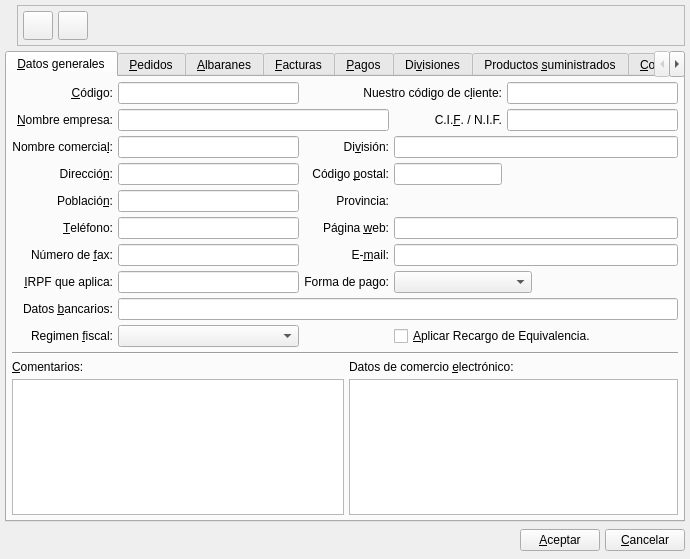
<ui version="4.0" >
 <author>Tomeu Borrar Riera</author>
 <class>ProveedorBase</class>
 <widget class="QWidget" name="ProveedorBase" >
  <property name="geometry" >
   <rect>
    <x>0</x>
    <y>0</y>
    <width>690</width>
    <height>559</height>
   </rect>
  </property>
  <property name="windowTitle" >
   <string>Proveedor</string>
  </property>
  <property name="windowIcon" >
   <iconset resource="../../bulmages.qrc" >:/Bulmafact48x48/images/png/48x48/i_bulmages_proveedores.48x48.png</iconset>
  </property>
  <layout class="QGridLayout" >
   <property name="margin" >
    <number>5</number>
   </property>
   <property name="spacing" >
    <number>5</number>
   </property>
   <item row="2" column="0" >
    <layout class="QHBoxLayout" >
     <property name="margin" >
      <number>0</number>
     </property>
     <property name="spacing" >
      <number>5</number>
     </property>
     <item>
      <spacer>
       <property name="orientation" >
        <enum>Qt::Horizontal</enum>
       </property>
       <property name="sizeHint" >
        <size>
         <width>481</width>
         <height>27</height>
        </size>
       </property>
      </spacer>
     </item>
     <item>
      <widget class="QPushButton" name="mui_aceptar" >
       <property name="text" >
        <string>&amp;Aceptar</string>
       </property>
      </widget>
     </item>
     <item>
      <widget class="QPushButton" name="mui_cancelar" >
       <property name="text" >
        <string>&amp;Cancelar</string>
       </property>
      </widget>
     </item>
    </layout>
   </item>
   <item row="1" column="0" >
    <widget class="QTabWidget" name="masdf" >
     <property name="currentIndex" >
      <number>0</number>
     </property>
     <widget class="QWidget" name="tab1" >
      <attribute name="title" >
       <string>&amp;Datos generales</string>
      </attribute>
      <layout class="QGridLayout" >
       <property name="margin" >
        <number>5</number>
       </property>
       <property name="spacing" >
        <number>5</number>
       </property>
       <item row="12" column="0" colspan="3" >
        <widget class="QTextEdit" name="mui_comentproveedor" >
         <property name="sizePolicy" >
          <sizepolicy>
           <hsizetype>7</hsizetype>
           <vsizetype>5</vsizetype>
           <horstretch>0</horstretch>
           <verstretch>0</verstretch>
          </sizepolicy>
         </property>
         <property name="minimumSize" >
          <size>
           <width>50</width>
           <height>0</height>
          </size>
         </property>
         <property name="tabChangesFocus" >
          <bool>true</bool>
         </property>
         <property name="textInteractionFlags" >
          <enum>Qt::TextEditorInteraction</enum>
         </property>
        </widget>
       </item>
       <item row="11" column="0" colspan="3" >
        <widget class="QLabel" name="textLabel2_4_2_2" >
         <property name="text" >
          <string>&amp;Comentarios:</string>
         </property>
         <property name="buddy" >
          <cstring>mui_comentproveedor</cstring>
         </property>
        </widget>
       </item>
       <item row="11" column="3" colspan="4" >
        <widget class="QLabel" name="textLabel2_4_2" >
         <property name="sizePolicy" >
          <sizepolicy>
           <hsizetype>0</hsizetype>
           <vsizetype>5</vsizetype>
           <horstretch>0</horstretch>
           <verstretch>0</verstretch>
          </sizepolicy>
         </property>
         <property name="maximumSize" >
          <size>
           <width>32766</width>
           <height>32767</height>
          </size>
         </property>
         <property name="text" >
          <string>Datos de comercio &amp;electrónico:</string>
         </property>
         <property name="buddy" >
          <cstring>mui_clavewebproveedor</cstring>
         </property>
        </widget>
       </item>
       <item row="12" column="3" colspan="4" >
        <widget class="QTextEdit" name="mui_clavewebproveedor" >
         <property name="sizePolicy" >
          <sizepolicy>
           <hsizetype>7</hsizetype>
           <vsizetype>5</vsizetype>
           <horstretch>0</horstretch>
           <verstretch>0</verstretch>
          </sizepolicy>
         </property>
         <property name="minimumSize" >
          <size>
           <width>0</width>
           <height>50</height>
          </size>
         </property>
         <property name="tabChangesFocus" >
          <bool>true</bool>
         </property>
        </widget>
       </item>
       <item row="9" column="2" colspan="2" >
        <spacer>
         <property name="orientation" >
          <enum>Qt::Horizontal</enum>
         </property>
         <property name="sizeHint" >
          <size>
           <width>81</width>
           <height>20</height>
          </size>
         </property>
        </spacer>
       </item>
       <item row="9" column="4" colspan="3" >
        <widget class="QCheckBox" name="mui_recargoeqproveedor" >
         <property name="text" >
          <string>&amp;Aplicar Recargo de Equivalencia.</string>
         </property>
        </widget>
       </item>
       <item row="9" column="1" >
        <widget class="BusquedaRegimenFiscal" name="mui_regimenfiscalproveedor" >
         <property name="minimumSize" >
          <size>
           <width>0</width>
           <height>0</height>
          </size>
         </property>
        </widget>
       </item>
       <item row="9" column="0" >
        <widget class="QLabel" name="textLabel2_8_7" >
         <property name="text" >
          <string>Regimen &amp;fiscal:</string>
         </property>
         <property name="alignment" >
          <set>Qt::AlignRight|Qt::AlignTrailing|Qt::AlignVCenter</set>
         </property>
         <property name="buddy" >
          <cstring>mui_regimenfiscalproveedor</cstring>
         </property>
        </widget>
       </item>
       <item row="7" column="1" >
        <widget class="QLineEdit" name="mui_irpfproveedor" />
       </item>
       <item row="8" column="0" >
        <widget class="QLabel" name="textLabel2_4_3" >
         <property name="text" >
          <string>Datos &amp;bancarios:</string>
         </property>
         <property name="alignment" >
          <set>Qt::AlignRight|Qt::AlignTrailing|Qt::AlignVCenter</set>
         </property>
         <property name="buddy" >
          <cstring>mui_cbancproveedor</cstring>
         </property>
        </widget>
       </item>
       <item row="8" column="1" colspan="6" >
        <widget class="QLineEdit" name="mui_cbancproveedor" />
       </item>
       <item row="0" column="2" colspan="3" >
        <widget class="QLabel" name="textLabel2_3" >
         <property name="text" >
          <string>Nuestro código de c&amp;liente:</string>
         </property>
         <property name="alignment" >
          <set>Qt::AlignRight|Qt::AlignTrailing|Qt::AlignVCenter</set>
         </property>
         <property name="buddy" >
          <cstring>mui_codicliproveedor</cstring>
         </property>
        </widget>
       </item>
       <item row="0" column="5" colspan="2" >
        <widget class="QLineEdit" name="mui_codicliproveedor" />
       </item>
       <item row="0" column="1" >
        <widget class="QLineEdit" name="mui_codproveedor" />
       </item>
       <item row="0" column="0" >
        <widget class="QLabel" name="textLabel2_10" >
         <property name="text" >
          <string>&amp;Código:</string>
         </property>
         <property name="alignment" >
          <set>Qt::AlignRight|Qt::AlignTrailing|Qt::AlignVCenter</set>
         </property>
         <property name="buddy" >
          <cstring>mui_codproveedor</cstring>
         </property>
        </widget>
       </item>
       <item row="1" column="4" >
        <widget class="QLabel" name="textLabel2_5" >
         <property name="text" >
          <string>C.I.&amp;F. / N.I.F.</string>
         </property>
         <property name="alignment" >
          <set>Qt::AlignRight|Qt::AlignTrailing|Qt::AlignVCenter</set>
         </property>
         <property name="buddy" >
          <cstring>mui_cifproveedor</cstring>
         </property>
        </widget>
       </item>
       <item row="1" column="5" colspan="2" >
        <widget class="QLineEdit" name="mui_cifproveedor" >
         <property name="minimumSize" >
          <size>
           <width>100</width>
           <height>0</height>
          </size>
         </property>
        </widget>
       </item>
       <item row="1" column="1" colspan="3" >
        <widget class="QLineEdit" name="mui_nomproveedor" />
       </item>
       <item row="1" column="0" >
        <widget class="QLabel" name="textLabel2_2" >
         <property name="text" >
          <string>&amp;Nombre empresa:</string>
         </property>
         <property name="alignment" >
          <set>Qt::AlignRight|Qt::AlignTrailing|Qt::AlignVCenter</set>
         </property>
         <property name="buddy" >
          <cstring>mui_nomproveedor</cstring>
         </property>
        </widget>
       </item>
       <item row="2" column="0" >
        <widget class="QLabel" name="textLabel2_4" >
         <property name="text" >
          <string>Nombre comercia&amp;l:</string>
         </property>
         <property name="alignment" >
          <set>Qt::AlignRight|Qt::AlignTrailing|Qt::AlignVCenter</set>
         </property>
         <property name="buddy" >
          <cstring>mui_nomaltproveedor</cstring>
         </property>
        </widget>
       </item>
       <item row="2" column="1" >
        <widget class="QLineEdit" name="mui_nomaltproveedor" >
         <property name="minimumSize" >
          <size>
           <width>150</width>
           <height>0</height>
          </size>
         </property>
        </widget>
       </item>
       <item row="2" column="4" colspan="3" >
        <widget class="QLineEdit" name="mui_iddivision" />
       </item>
       <item row="2" column="2" colspan="2" >
        <widget class="QLabel" name="textLabel2_2_2" >
         <property name="text" >
          <string>Di&amp;visión:</string>
         </property>
         <property name="alignment" >
          <set>Qt::AlignRight|Qt::AlignTrailing|Qt::AlignVCenter</set>
         </property>
         <property name="buddy" >
          <cstring>mui_iddivision</cstring>
         </property>
        </widget>
       </item>
       <item row="3" column="4" >
        <widget class="QLineEdit" name="mui_cpproveedor" >
         <property name="sizePolicy" >
          <sizepolicy>
           <hsizetype>0</hsizetype>
           <vsizetype>0</vsizetype>
           <horstretch>0</horstretch>
           <verstretch>0</verstretch>
          </sizepolicy>
         </property>
        </widget>
       </item>
       <item row="3" column="5" colspan="2" >
        <spacer>
         <property name="orientation" >
          <enum>Qt::Horizontal</enum>
         </property>
         <property name="sizeHint" >
          <size>
           <width>171</width>
           <height>20</height>
          </size>
         </property>
        </spacer>
       </item>
       <item row="3" column="2" colspan="2" >
        <widget class="QLabel" name="textLabel2_7" >
         <property name="sizePolicy" >
          <sizepolicy>
           <hsizetype>5</hsizetype>
           <vsizetype>5</vsizetype>
           <horstretch>0</horstretch>
           <verstretch>0</verstretch>
          </sizepolicy>
         </property>
         <property name="text" >
          <string>Código &amp;postal:</string>
         </property>
         <property name="alignment" >
          <set>Qt::AlignRight|Qt::AlignTrailing|Qt::AlignVCenter</set>
         </property>
         <property name="buddy" >
          <cstring>mui_cpproveedor</cstring>
         </property>
        </widget>
       </item>
       <item row="3" column="1" >
        <widget class="QLineEdit" name="mui_dirproveedor" />
       </item>
       <item row="3" column="0" >
        <widget class="QLabel" name="textLabel2_6" >
         <property name="text" >
          <string>Direcció&amp;n:</string>
         </property>
         <property name="alignment" >
          <set>Qt::AlignRight|Qt::AlignTrailing|Qt::AlignVCenter</set>
         </property>
         <property name="buddy" >
          <cstring>mui_dirproveedor</cstring>
         </property>
        </widget>
       </item>
       <item row="4" column="0" >
        <widget class="QLabel" name="textLabel2_9" >
         <property name="text" >
          <string>Població&amp;n:</string>
         </property>
         <property name="alignment" >
          <set>Qt::AlignRight|Qt::AlignTrailing|Qt::AlignVCenter</set>
         </property>
         <property name="buddy" >
          <cstring>mui_poblproveedor</cstring>
         </property>
        </widget>
       </item>
       <item row="4" column="1" >
        <widget class="QLineEdit" name="mui_poblproveedor" />
       </item>
       <item row="4" column="2" colspan="2" >
        <widget class="QLabel" name="textLabel2_9_2" >
         <property name="text" >
          <string>Provincia:</string>
         </property>
         <property name="alignment" >
          <set>Qt::AlignRight|Qt::AlignTrailing|Qt::AlignVCenter</set>
         </property>
        </widget>
       </item>
       <item row="5" column="0" >
        <widget class="QLabel" name="textLabel2_8" >
         <property name="text" >
          <string>&amp;Teléfono:</string>
         </property>
         <property name="alignment" >
          <set>Qt::AlignRight|Qt::AlignTrailing|Qt::AlignVCenter</set>
         </property>
         <property name="buddy" >
          <cstring>mui_telproveedor</cstring>
         </property>
        </widget>
       </item>
       <item row="5" column="1" >
        <widget class="QLineEdit" name="mui_telproveedor" />
       </item>
       <item row="6" column="0" >
        <widget class="QLabel" name="textLabel2_8_2" >
         <property name="text" >
          <string>Número de &amp;fax:</string>
         </property>
         <property name="alignment" >
          <set>Qt::AlignRight|Qt::AlignTrailing|Qt::AlignVCenter</set>
         </property>
         <property name="buddy" >
          <cstring>mui_faxproveedor</cstring>
         </property>
        </widget>
       </item>
       <item row="6" column="1" >
        <widget class="QLineEdit" name="mui_faxproveedor" />
       </item>
       <item row="4" column="4" colspan="3" >
        <widget class="BusquedaProvincia" native="1" name="mui_idprovincia" >
         <property name="minimumSize" >
          <size>
           <width>150</width>
           <height>0</height>
          </size>
         </property>
        </widget>
       </item>
       <item row="5" column="4" colspan="3" >
        <widget class="QLineEdit" name="mui_urlproveedor" />
       </item>
       <item row="5" column="2" colspan="2" >
        <widget class="QLabel" name="textLabel2_8_4" >
         <property name="text" >
          <string>Página &amp;web:</string>
         </property>
         <property name="alignment" >
          <set>Qt::AlignRight|Qt::AlignTrailing|Qt::AlignVCenter</set>
         </property>
         <property name="buddy" >
          <cstring>mui_urlproveedor</cstring>
         </property>
        </widget>
       </item>
       <item row="6" column="4" colspan="3" >
        <widget class="QLineEdit" name="mui_emailproveedor" />
       </item>
       <item row="6" column="2" colspan="2" >
        <widget class="QLabel" name="textLabel2_8_3" >
         <property name="text" >
          <string>E-&amp;mail:</string>
         </property>
         <property name="alignment" >
          <set>Qt::AlignRight|Qt::AlignTrailing|Qt::AlignVCenter</set>
         </property>
         <property name="buddy" >
          <cstring>mui_emailproveedor</cstring>
         </property>
        </widget>
       </item>
       <item row="7" column="0" >
        <widget class="QLabel" name="textLabel2_8_8" >
         <property name="text" >
          <string>&amp;IRPF que aplica:</string>
         </property>
         <property name="alignment" >
          <set>Qt::AlignRight|Qt::AlignTrailing|Qt::AlignVCenter</set>
         </property>
         <property name="buddy" >
          <cstring>mui_irpfproveedor</cstring>
         </property>
        </widget>
       </item>
       <item row="7" column="2" colspan="2" >
        <widget class="QLabel" name="textLabel2_8_6" >
         <property name="text" >
          <string>Forma de pago:</string>
         </property>
         <property name="alignment" >
          <set>Qt::AlignRight|Qt::AlignTrailing|Qt::AlignVCenter</set>
         </property>
         <property name="buddy" >
          <cstring>mui_forma_pago</cstring>
         </property>
        </widget>
       </item>
       <item row="7" column="4" colspan="2" >
        <widget class="BusquedaFormaPago" name="mui_forma_pago" >
         <property name="minimumSize" >
          <size>
           <width>0</width>
           <height>0</height>
          </size>
         </property>
        </widget>
       </item>
       <item row="7" column="6" >
        <spacer>
         <property name="orientation" >
          <enum>Qt::Horizontal</enum>
         </property>
         <property name="sizeType" >
          <enum>QSizePolicy::Preferred</enum>
         </property>
         <property name="sizeHint" >
          <size>
           <width>141</width>
           <height>20</height>
          </size>
         </property>
        </spacer>
       </item>
       <item row="10" column="0" colspan="7" >
        <widget class="Line" name="line" >
         <property name="orientation" >
          <enum>Qt::Horizontal</enum>
         </property>
        </widget>
       </item>
      </layout>
     </widget>
     <widget class="QWidget" name="tab2" >
      <attribute name="title" >
       <string>&amp;Pedidos</string>
      </attribute>
      <layout class="QVBoxLayout" >
       <property name="margin" >
        <number>5</number>
       </property>
       <property name="spacing" >
        <number>5</number>
       </property>
       <item>
        <widget class="PedidosProveedorList" native="1" name="m_listpedidosprov" />
       </item>
      </layout>
     </widget>
     <widget class="QWidget" name="tab3" >
      <attribute name="title" >
       <string>&amp;Albaranes</string>
      </attribute>
      <layout class="QVBoxLayout" >
       <property name="margin" >
        <number>5</number>
       </property>
       <property name="spacing" >
        <number>5</number>
       </property>
       <item>
        <widget class="AlbaranesProveedor" native="1" name="m_albaranesprov" />
       </item>
      </layout>
     </widget>
     <widget class="QWidget" name="tab4" >
      <attribute name="title" >
       <string>&amp;Facturas</string>
      </attribute>
      <layout class="QVBoxLayout" >
       <property name="margin" >
        <number>5</number>
       </property>
       <property name="spacing" >
        <number>5</number>
       </property>
       <item>
        <widget class="FacturasProveedorList" native="1" name="m_listfacturasprov" />
       </item>
      </layout>
     </widget>
     <widget class="QWidget" name="tab5" >
      <attribute name="title" >
       <string>&amp;Pagos</string>
      </attribute>
      <layout class="QVBoxLayout" >
       <property name="margin" >
        <number>5</number>
       </property>
       <property name="spacing" >
        <number>5</number>
       </property>
       <item>
        <widget class="PagosList" native="1" name="m_listpagosprov" />
       </item>
      </layout>
     </widget>
     <widget class="QWidget" name="tab6" >
      <attribute name="title" >
       <string>Di&amp;visiones</string>
      </attribute>
      <layout class="QVBoxLayout" >
       <property name="margin" >
        <number>5</number>
       </property>
       <property name="spacing" >
        <number>5</number>
       </property>
       <item>
        <layout class="QHBoxLayout" >
         <property name="margin" >
          <number>0</number>
         </property>
         <property name="spacing" >
          <number>0</number>
         </property>
         <item>
          <widget class="QToolButton" name="m_newdivision" >
           <property name="enabled" >
            <bool>true</bool>
           </property>
           <property name="text" >
            <string/>
           </property>
           <property name="icon" >
            <iconset>image7</iconset>
           </property>
          </widget>
         </item>
         <item>
          <widget class="QToolButton" name="toolButton1_2_2" >
           <property name="enabled" >
            <bool>true</bool>
           </property>
           <property name="text" >
            <string/>
           </property>
           <property name="icon" >
            <iconset>image8</iconset>
           </property>
          </widget>
         </item>
         <item>
          <widget class="QToolButton" name="toolButton1_3" >
           <property name="enabled" >
            <bool>true</bool>
           </property>
           <property name="text" >
            <string/>
           </property>
           <property name="icon" >
            <iconset>image9</iconset>
           </property>
          </widget>
         </item>
         <item>
          <widget class="QToolButton" name="toolButton1_3_2_2_2" >
           <property name="enabled" >
            <bool>true</bool>
           </property>
           <property name="text" >
            <string/>
           </property>
           <property name="icon" >
            <iconset>image10</iconset>
           </property>
          </widget>
         </item>
         <item>
          <widget class="QToolButton" name="toolButton1_3_2_2" >
           <property name="enabled" >
            <bool>true</bool>
           </property>
           <property name="text" >
            <string/>
           </property>
           <property name="icon" >
            <iconset>image11</iconset>
           </property>
          </widget>
         </item>
         <item>
          <spacer>
           <property name="orientation" >
            <enum>Qt::Horizontal</enum>
           </property>
           <property name="sizeType" >
            <enum>QSizePolicy::Expanding</enum>
           </property>
           <property name="sizeHint" >
            <size>
             <width>341</width>
             <height>21</height>
            </size>
           </property>
          </spacer>
         </item>
        </layout>
       </item>
      </layout>
     </widget>
     <widget class="QWidget" name="tab7" >
      <attribute name="title" >
       <string>Productos &amp;suministrados</string>
      </attribute>
      <layout class="QVBoxLayout" >
       <property name="margin" >
        <number>5</number>
       </property>
       <property name="spacing" >
        <number>5</number>
       </property>
       <item>
        <layout class="QHBoxLayout" >
         <property name="margin" >
          <number>0</number>
         </property>
         <property name="spacing" >
          <number>0</number>
         </property>
         <item>
          <widget class="QToolButton" name="toolButton1_4" >
           <property name="text" >
            <string/>
           </property>
           <property name="icon" >
            <iconset>image7</iconset>
           </property>
          </widget>
         </item>
         <item>
          <widget class="QToolButton" name="toolButton1_2_2_2" >
           <property name="text" >
            <string/>
           </property>
           <property name="icon" >
            <iconset>image12</iconset>
           </property>
          </widget>
         </item>
         <item>
          <widget class="QToolButton" name="toolButton1_3_2_2_2_2" >
           <property name="text" >
            <string/>
           </property>
           <property name="icon" >
            <iconset>image13</iconset>
           </property>
          </widget>
         </item>
         <item>
          <widget class="QToolButton" name="toolButton1_3_2_2_3" >
           <property name="text" >
            <string/>
           </property>
           <property name="icon" >
            <iconset>image14</iconset>
           </property>
          </widget>
         </item>
         <item>
          <spacer>
           <property name="orientation" >
            <enum>Qt::Horizontal</enum>
           </property>
           <property name="sizeType" >
            <enum>QSizePolicy::Expanding</enum>
           </property>
           <property name="sizeHint" >
            <size>
             <width>414</width>
             <height>21</height>
            </size>
           </property>
          </spacer>
         </item>
        </layout>
       </item>
      </layout>
     </widget>
     <widget class="QWidget" name="tab8" >
      <attribute name="title" >
       <string>&amp;Contratos</string>
      </attribute>
      <widget class="QWidget" name="layout79" >
       <property name="geometry" >
        <rect>
         <x>10</x>
         <y>10</y>
         <width>637</width>
         <height>34</height>
        </rect>
       </property>
       <layout class="QHBoxLayout" >
        <property name="margin" >
         <number>0</number>
        </property>
        <property name="spacing" >
         <number>0</number>
        </property>
        <item>
         <widget class="QToolButton" name="toolButton1_5" >
          <property name="enabled" >
           <bool>false</bool>
          </property>
          <property name="text" >
           <string/>
          </property>
          <property name="icon" >
           <iconset>image7</iconset>
          </property>
         </widget>
        </item>
        <item>
         <widget class="QToolButton" name="toolButton1_2_2_3" >
          <property name="enabled" >
           <bool>false</bool>
          </property>
          <property name="text" >
           <string/>
          </property>
          <property name="icon" >
           <iconset>image12</iconset>
          </property>
         </widget>
        </item>
        <item>
         <widget class="QToolButton" name="toolButton1_3_3" >
          <property name="enabled" >
           <bool>false</bool>
          </property>
          <property name="text" >
           <string/>
          </property>
          <property name="icon" >
           <iconset>image9</iconset>
          </property>
         </widget>
        </item>
        <item>
         <widget class="QToolButton" name="toolButton1_3_2_2_2_3" >
          <property name="enabled" >
           <bool>false</bool>
          </property>
          <property name="text" >
           <string/>
          </property>
          <property name="icon" >
           <iconset>image13</iconset>
          </property>
         </widget>
        </item>
        <item>
         <widget class="QToolButton" name="toolButton1_3_2_2_4" >
          <property name="enabled" >
           <bool>false</bool>
          </property>
          <property name="text" >
           <string/>
          </property>
          <property name="icon" >
           <iconset>image15</iconset>
          </property>
         </widget>
        </item>
        <item>
         <spacer>
          <property name="orientation" >
           <enum>Qt::Horizontal</enum>
          </property>
          <property name="sizeType" >
           <enum>QSizePolicy::Expanding</enum>
          </property>
          <property name="sizeHint" >
           <size>
            <width>321</width>
            <height>21</height>
           </size>
          </property>
         </spacer>
        </item>
        <item>
         <layout class="QHBoxLayout" >
          <property name="margin" >
           <number>0</number>
          </property>
          <property name="spacing" >
           <number>2</number>
          </property>
          <item>
           <widget class="QLabel" name="textLabel6" >
            <property name="text" >
             <string>Ver</string>
            </property>
           </widget>
          </item>
          <item>
           <widget class="QComboBox" name="comboBox3_2" >
            <property name="enabled" >
             <bool>false</bool>
            </property>
            <item>
             <property name="text" >
              <string>Vigentes</string>
             </property>
            </item>
            <item>
             <property name="text" >
              <string>Vencidos</string>
             </property>
            </item>
            <item>
             <property name="text" >
              <string>Todos</string>
             </property>
            </item>
           </widget>
          </item>
         </layout>
        </item>
       </layout>
      </widget>
      <widget class="QLabel" name="textLabel5" >
       <property name="geometry" >
        <rect>
         <x>10</x>
         <y>240</y>
         <width>281</width>
         <height>25</height>
        </rect>
       </property>
       <property name="font" >
        <font>
         <family>Sans Serif</family>
         <pointsize>15</pointsize>
         <weight>50</weight>
         <italic>false</italic>
         <bold>false</bold>
         <underline>false</underline>
         <strikeout>false</strikeout>
        </font>
       </property>
       <property name="text" >
        <string>Resumen por articulos</string>
       </property>
      </widget>
     </widget>
    </widget>
   </item>
   <item row="0" column="0" >
    <layout class="QHBoxLayout" >
     <property name="margin" >
      <number>0</number>
     </property>
     <property name="spacing" >
      <number>5</number>
     </property>
     <item>
      <widget class="QLabel" name="label" >
       <property name="text" >
        <string/>
       </property>
       <property name="pixmap" >
        <pixmap resource="../../bulmages.qrc" >:/Bulmafact48x48/images/png/48x48/i_bulmages_proveedores.48x48.png</pixmap>
       </property>
      </widget>
     </item>
     <item>
      <widget class="QFrame" name="frame" >
       <property name="frameShape" >
        <enum>QFrame::StyledPanel</enum>
       </property>
       <property name="frameShadow" >
        <enum>QFrame::Raised</enum>
       </property>
       <layout class="QHBoxLayout" >
        <property name="margin" >
         <number>5</number>
        </property>
        <property name="spacing" >
         <number>5</number>
        </property>
        <item>
         <widget class="QToolButton" name="mui_guardar" >
          <property name="enabled" >
           <bool>true</bool>
          </property>
          <property name="toolTip" >
           <string>Guardar proveedor</string>
          </property>
          <property name="whatsThis" >
           <string>Guardar proveedor</string>
          </property>
          <property name="text" >
           <string/>
          </property>
          <property name="icon" >
           <iconset resource="../../bulmages.qrc" >:/Images/edit-save.svg</iconset>
          </property>
          <property name="iconSize" >
           <size>
            <width>22</width>
            <height>22</height>
           </size>
          </property>
          <property name="shortcut" >
           <string>Ctrl+S</string>
          </property>
         </widget>
        </item>
        <item>
         <widget class="QToolButton" name="mui_eliminar" >
          <property name="enabled" >
           <bool>true</bool>
          </property>
          <property name="toolTip" >
           <string>Borrar proveedor</string>
          </property>
          <property name="whatsThis" >
           <string>Borrar proveedor</string>
          </property>
          <property name="text" >
           <string/>
          </property>
          <property name="icon" >
           <iconset resource="../../bulmages.qrc" >:/Genericos32x32/images/png/i_editDelete.png</iconset>
          </property>
          <property name="iconSize" >
           <size>
            <width>22</width>
            <height>22</height>
           </size>
          </property>
         </widget>
        </item>
        <item>
         <spacer>
          <property name="orientation" >
           <enum>Qt::Horizontal</enum>
          </property>
          <property name="sizeType" >
           <enum>QSizePolicy::Expanding</enum>
          </property>
          <property name="sizeHint" >
           <size>
            <width>451</width>
            <height>20</height>
           </size>
          </property>
         </spacer>
        </item>
       </layout>
      </widget>
     </item>
    </layout>
   </item>
  </layout>
 </widget>
 <layoutdefault spacing="2" margin="2" />
 <customwidgets>
  <customwidget>
   <class>AlbaranesProveedor</class>
   <extends>QWidget</extends>
   <header>albaranesproveedor.h</header>
  </customwidget>
  <customwidget>
   <class>PagosList</class>
   <extends>QWidget</extends>
   <header>pagoslist.h</header>
  </customwidget>
  <customwidget>
   <class>FacturasProveedorList</class>
   <extends>QWidget</extends>
   <header>facturasplist.h</header>
  </customwidget>
  <customwidget>
   <class>BusquedaRegimenFiscal</class>
   <extends>QComboBox</extends>
   <header>busquedaregimenfiscal.h</header>
  </customwidget>
  <customwidget>
   <class>BusquedaFormaPago</class>
   <extends>QComboBox</extends>
   <header>busquedaformapago.h</header>
  </customwidget>
  <customwidget>
   <class>BusquedaProvincia</class>
   <extends>QWidget</extends>
   <header>busquedaprovincia.h</header>
  </customwidget>
  <customwidget>
   <class>PedidosProveedorList</class>
   <extends>QWidget</extends>
   <header>pedidosproveedorlist.h</header>
  </customwidget>
 </customwidgets>
 <tabstops>
  <tabstop>mui_guardar</tabstop>
  <tabstop>mui_eliminar</tabstop>
  <tabstop>masdf</tabstop>
  <tabstop>mui_codproveedor</tabstop>
  <tabstop>mui_codicliproveedor</tabstop>
  <tabstop>mui_nomproveedor</tabstop>
  <tabstop>mui_cifproveedor</tabstop>
  <tabstop>mui_nomaltproveedor</tabstop>
  <tabstop>mui_iddivision</tabstop>
  <tabstop>mui_dirproveedor</tabstop>
  <tabstop>mui_cpproveedor</tabstop>
  <tabstop>mui_poblproveedor</tabstop>
  <tabstop>mui_telproveedor</tabstop>
  <tabstop>mui_urlproveedor</tabstop>
  <tabstop>mui_faxproveedor</tabstop>
  <tabstop>mui_emailproveedor</tabstop>
  <tabstop>mui_irpfproveedor</tabstop>
  <tabstop>mui_cbancproveedor</tabstop>
  <tabstop>mui_forma_pago</tabstop>
  <tabstop>mui_regimenfiscalproveedor</tabstop>
  <tabstop>mui_recargoeqproveedor</tabstop>
  <tabstop>mui_comentproveedor</tabstop>
  <tabstop>mui_clavewebproveedor</tabstop>
  <tabstop>mui_aceptar</tabstop>
  <tabstop>mui_cancelar</tabstop>
  <tabstop>toolButton1_3_2_2_2</tabstop>
  <tabstop>toolButton1_3_2_2</tabstop>
  <tabstop>toolButton1_4</tabstop>
  <tabstop>toolButton1_2_2_2</tabstop>
  <tabstop>toolButton1_3_2_2_2_2</tabstop>
  <tabstop>toolButton1_3_2_2_3</tabstop>
  <tabstop>toolButton1_5</tabstop>
  <tabstop>toolButton1_2_2_3</tabstop>
  <tabstop>toolButton1_3_3</tabstop>
  <tabstop>toolButton1_3_2_2_2_3</tabstop>
  <tabstop>toolButton1_3_2_2_4</tabstop>
  <tabstop>comboBox3_2</tabstop>
  <tabstop>toolButton1_3</tabstop>
  <tabstop>toolButton1_2_2</tabstop>
  <tabstop>m_newdivision</tabstop>
 </tabstops>
 <resources>
  <include location="../../bulmages.qrc" />
 </resources>
 <connections/>
</ui>
